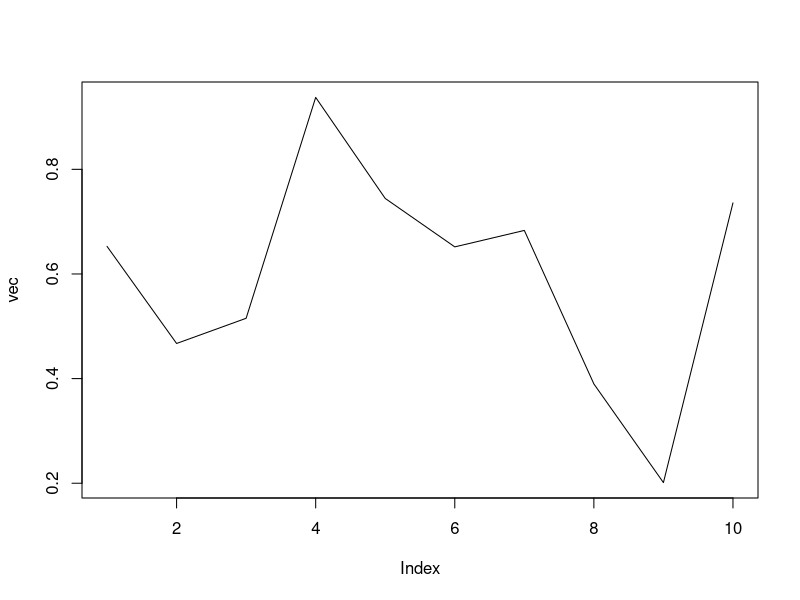

Generate this figure with R: (Note: this script raises an error after producing the figure.)
## ---- chunk 1
knitr::opts_chunk$set(echo = TRUE, eval = TRUE)
## ---- chunk 2
vec <- runif(10)

plot( vec, t="l" )

summary( vec )

kable(head(vec))
tail(vec)
